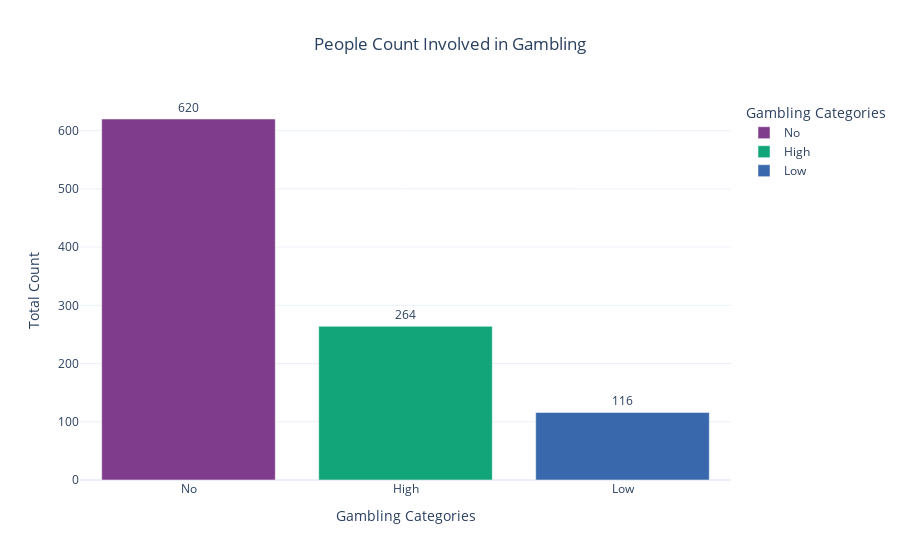

Here is the notebook cell this chart was saved with:
### Markdown cell above
### Bar chart for CAT_GAMBLING

### Code cell
import plotly.express as px

# Step 1: Count categories properly
cat_gambling_df = data["CAT_GAMBLING"].value_counts().reset_index()
cat_gambling_df.columns = ["Gambling Categories", "Count"]

# Step 2: Plot with refinements
fig = px.bar(
    cat_gambling_df,
    x="Gambling Categories",
    y="Count",
    color="Gambling Categories",
    text="Count",   # bar ke upar count show hoga
    color_discrete_sequence=px.colors.qualitative.Bold,
    template="plotly_white",
    title="People Count Involved in Gambling"
)

# Step 3: Layout improvements
fig.update_traces(
    textposition="outside",  # display text on outside of bar)
)

fig.update_layout(
    xaxis_title="Gambling Categories",
    yaxis_title="Total Count",
    title_x=0.5,   # title center
)

fig.show()

### Figure 1 — Plotly figure (JSON) as saved in the notebook; plotly's stock layout.template omitted (floating-point values rounded to 4 significant figures)
{"data": [{"hovertemplate": "Gambling Categories=%{x}<br>Count=%{text}<extra></extra>", "legendgroup": "No", "marker": {"color": "rgb(127, 60, 141)", "pattern": {"shape": ""}}, "name": "No", "orientation": "v", "showlegend": true, "text": [620.0], "textposition": "outside", "type": "bar", "x": ["No"], "xaxis": "x", "y": [620], "yaxis": "y"}, {"hovertemplate": "Gambling Categories=%{x}<br>Count=%{text}<extra></extra>", "legendgroup": "High", "marker": {"color": "rgb(17, 165, 121)", "pattern": {"shape": ""}}, "name": "High", "orientation": "v", "showlegend": true, "text": [264.0], "textposition": "outside", "type": "bar", "x": ["High"], "xaxis": "x", "y": [264], "yaxis": "y"}, {"hovertemplate": "Gambling Categories=%{x}<br>Count=%{text}<extra></extra>", "legendgroup": "Low", "marker": {"color": "rgb(57, 105, 172)", "pattern": {"shape": ""}}, "name": "Low", "orientation": "v", "showlegend": true, "text": [116.0], "textposition": "outside", "type": "bar", "x": ["Low"], "xaxis": "x", "y": [116], "yaxis": "y"}], "layout": {"barmode": "relative", "legend": {"title": {"text": "Gambling Categories"}, "tracegroupgap": 0}, "title": {"text": "People Count Involved in Gambling", "x": 0.5}, "xaxis": {"anchor": "y", "categoryarray": ["No", "High", "Low"], "categoryorder": "array", "domain": [0, 1], "title": {"text": "Gambling Categories"}}, "yaxis": {"anchor": "x", "domain": [0, 1], "title": {"text": "Total Count"}}}}
